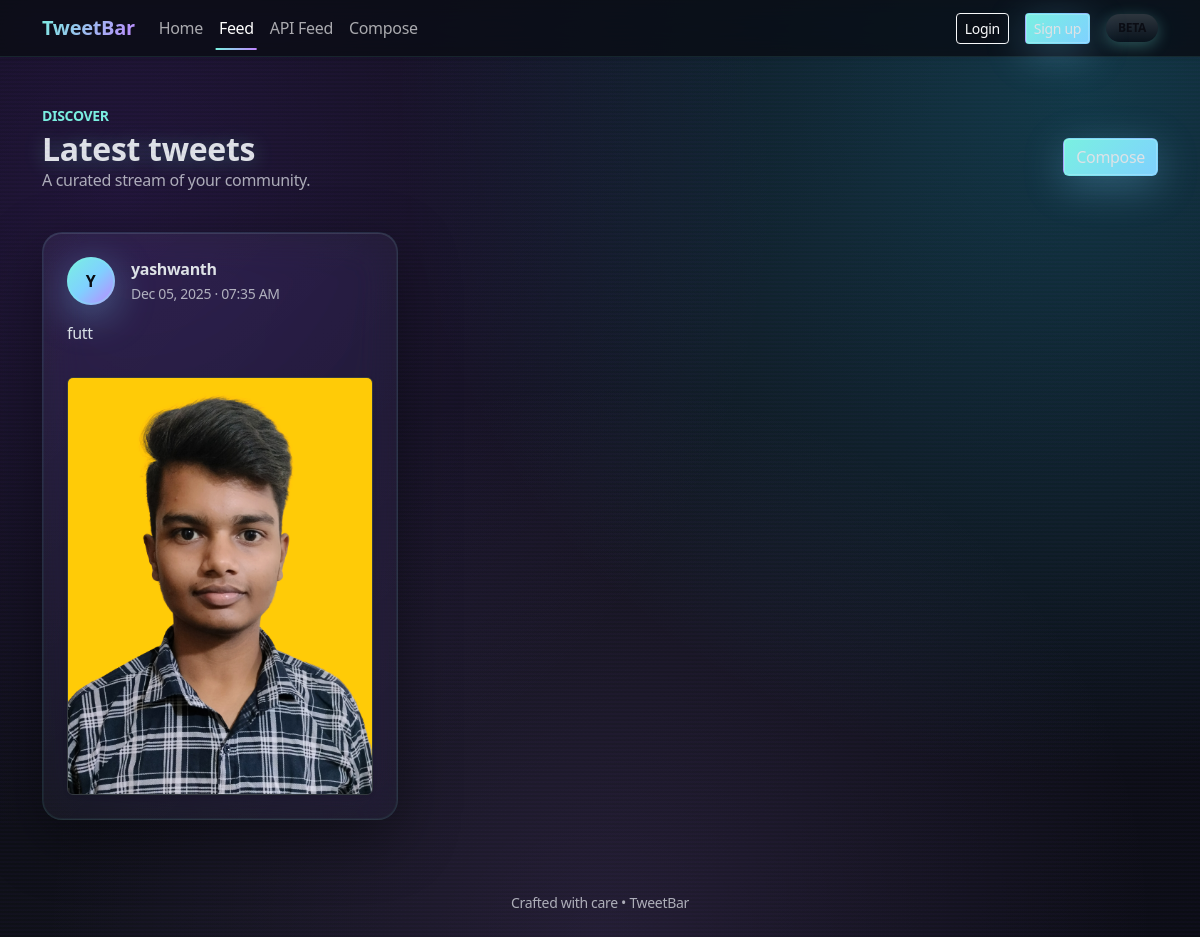
The page /tweets/ on the database as committed earlier.
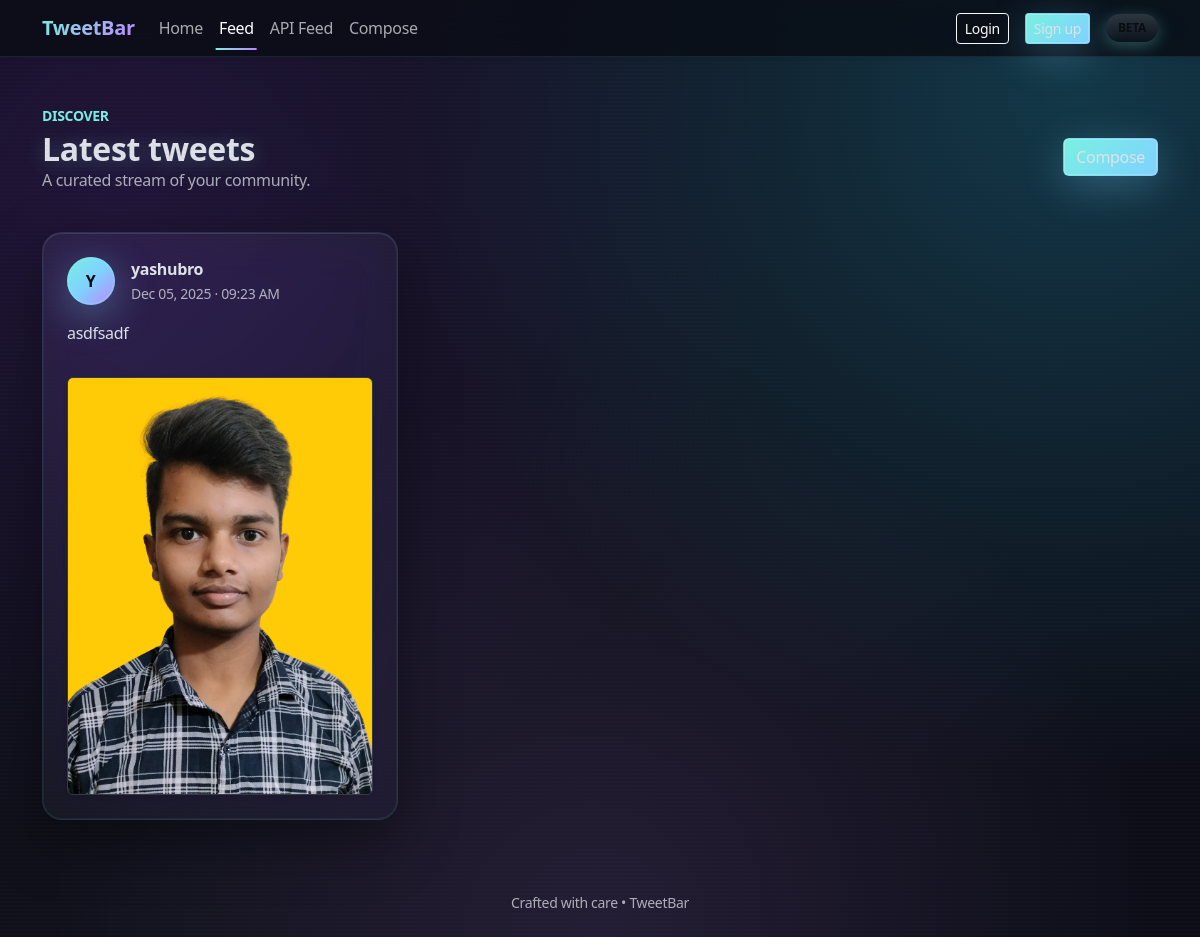
The same page on the database as committed later.
### tweet/models.py (models this page shows, shortened)
class Tweet(models.Model):
    user = models.ForeignKey(User, on_delete=models.CASCADE)
    text = models.TextField()
    image = models.ImageField(upload_to='tweet_images/', null=True, blank=True)
    created_at = models.DateTimeField(auto_now_add=True)
    updated_at = models.DateTimeField(auto_now=True)
    class Meta:
        ordering = ['-created_at', '-id']

### tweet/views.py (the view)
# urls.py: path("tweets/", views.tweet_list, name="tweet_list"),
def tweet_list(request):
    tweets = Tweet.objects.all().order_by("-created_at")
    return render(request, "tweet_list.html", {"tweets": tweets})

### templates/tweet_list.html (shortened to what this page needs)
{% extends 'layout.html' %}
{% block content %}
<div class="d-flex align-items-center justify-content-between mb-4">
    <div>
        <p class="text-accent text-uppercase small fw-semibold mb-1">Discover</p>
        <h2 class="fw-bold mb-0">Latest tweets</h2>
        <p class="text-muted">A curated stream of your community.</p>
    </div>
    <a href="{% url 'create_tweet' %}" class="btn btn-gradient">Compose</a>
</div>
{% if tweets %}
    <div class="row g-4">
        {% for tweet in tweets %}
            <div class="col-12 col-md-6 col-lg-4">
                <article class="glass-card h-100 p-4 d-flex flex-column">
                    <div class="d-flex align-items-center justify-content-between mb-3">
                        <div class="d-flex align-items-center gap-3">
                            <span class="avatar-circle">{{ tweet.user.username|default:"U"|slice:":1"|upper }}</span>
                            <div>
                                <div class="fw-semibold">{{ tweet.user.username|default:"Unknown" }}</div>
                                <small class="text-muted">{{ tweet.created_at|date:"M d, Y · h:i A" }}</small>
                            </div>
                        </div>
                    </div>
                    <p class="flex-grow-1 text-body">{{ tweet.text }}</p>
                    {% if tweet.image %}
                        <div class="mt-3">
                            <img src="{{ tweet.image.url }}" alt="Tweet image" class="img-fluid rounded border border-dark-subtle shadow-sm">
                        </div>
                    {% endif %}
                </article>
            </div>
        {% endfor %}
    </div>
{% else %}
    <div class="glass-card text-center p-5">
        <h3 class="fw-bold mb-2">No tweets yet</h3>
        <p class="text-muted mb-4">Be the first to share something brilliant.</p>
        <a href="{% url 'create_tweet' %}" class="btn btn-gradient">Create your first tweet</a>
    </div>
{% endif %}
{% endblock %}

Rows that differ between the two databases and show on the page:
removed Tweet: user.username "Y", user.username "yashwanth", created_at "Dec 05, 2025 · 07:35 AM", text "futt", image (picture)
added Tweet: user.username "Y", user.username "yashubro", created_at "Dec 05, 2025 · 09:23 AM", text "asdfsadf", image (picture)
